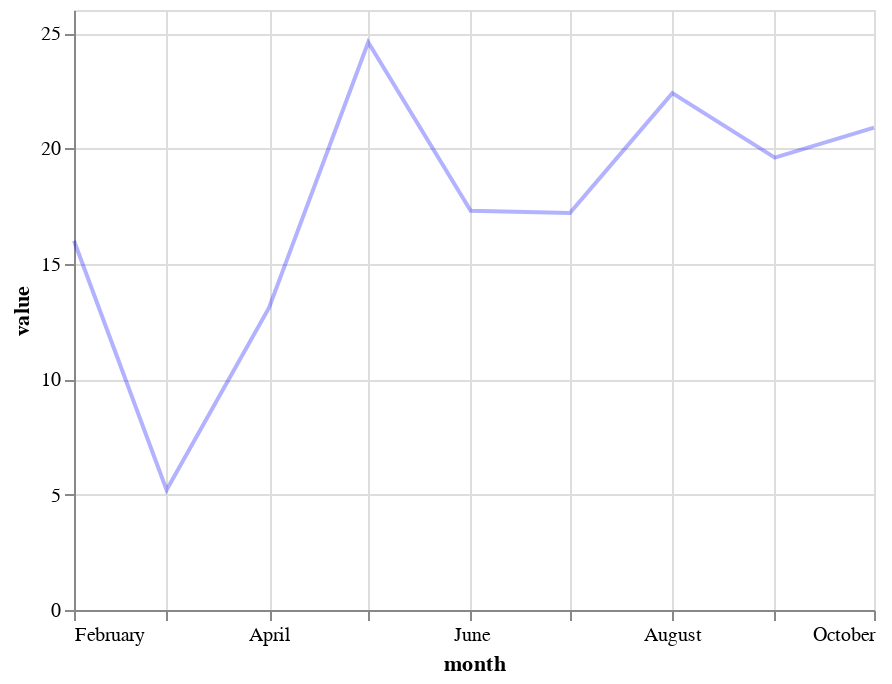

This figure's notebook cell:
### Markdown cell above
### Chart: Elecdtricity Deficit in China (2021)

### Code cell
base_figure = alt.Chart(df_1_gc).encode(x="month:T")
alt.layer(base_figure.mark_line(opacity=0.3, color="blue").encode(y="value:Q"))

### Figure 1 — Vega-Lite specification as saved in the notebook (floating-point values rounded to 4 significant figures)
{"config": {"view": {"continuousWidth": 400, "continuousHeight": 300}}, "layer": [{"mark": {"type": "line", "color": "blue", "opacity": 0.3}, "encoding": {"x": {"type": "temporal", "field": "month"}, "y": {"type": "quantitative", "field": "value"}}}], "data": {"name": "data-2712d62f33b145fafa0d5f602cf52d03"}, "$schema": "https://vega.github.io/schema/vega-lite/v4.8.1.json", "datasets": {"data-2712d62f33b145fafa0d5f602cf52d03": [{"month": "1900-02-01T00:00:00", "value": 16.0}, {"month": "1900-03-01T00:00:00", "value": 5.2}, {"month": "1900-04-01T00:00:00", "value": 13.1}, {"month": "1900-05-01T00:00:00", "value": 24.6}, {"month": "1900-06-01T00:00:00", "value": 17.3}, {"month": "1900-07-01T00:00:00", "value": 17.2}, {"month": "1900-08-01T00:00:00", "value": 22.4}, {"month": "1900-09-01T00:00:00", "value": 19.6}, {"month": "1900-10-01T00:00:00", "value": 20.9}]}}
